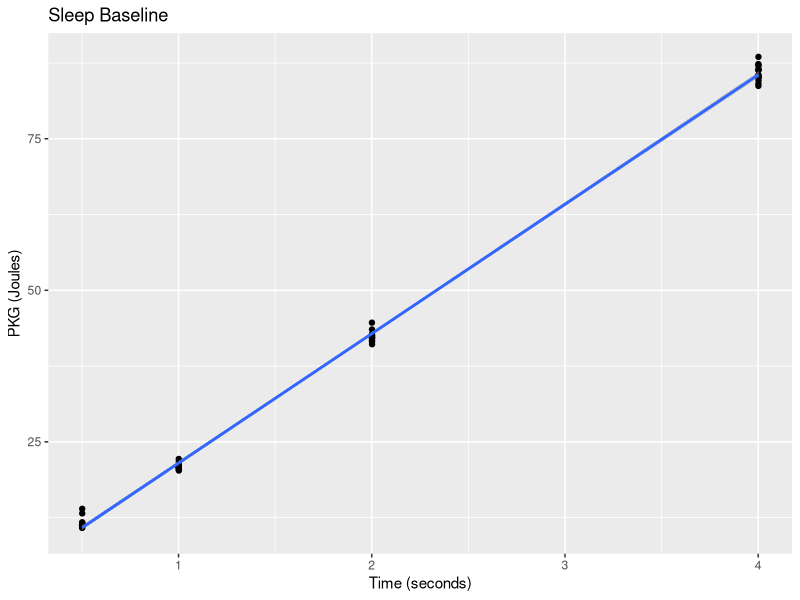
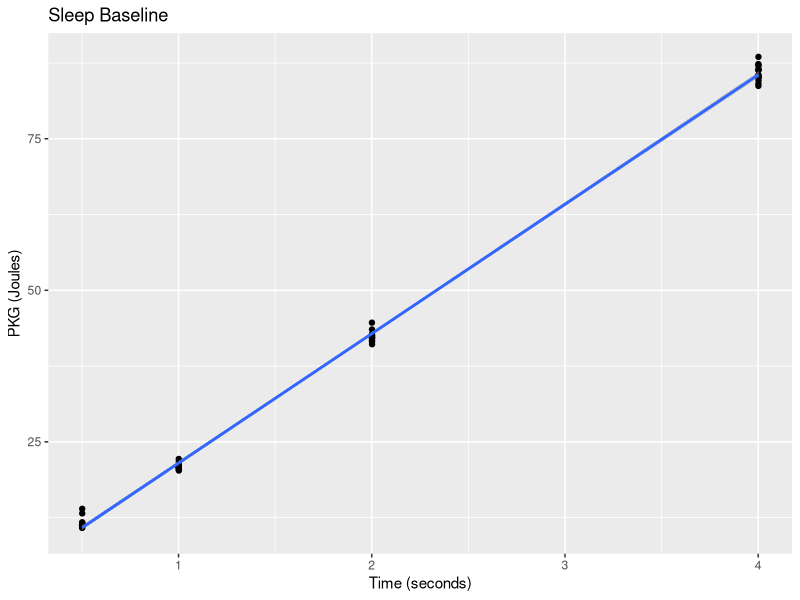

Write the R code that produced these figures, in order.
library(ggplot2)

sleep_baseline <- read.csv("../data/sleep-24-Mar-19-23-58.csv")

sleep_baseline$J_per_sec <- sleep_baseline$PKG / sleep_baseline$seconds

j_model <- lm(PKG ~ seconds, data=sleep_baseline)

summary(j_model)

ggplot(sleep_baseline, aes(x=seconds,y=PKG))+geom_point()+geom_smooth(method="lm")+labs(title="Sleep Baseline",x="Time (seconds)",y="PKG (Joules)")
ggsave("../../img/time-vs-pkg-sleep.png",width=9, height=5)
